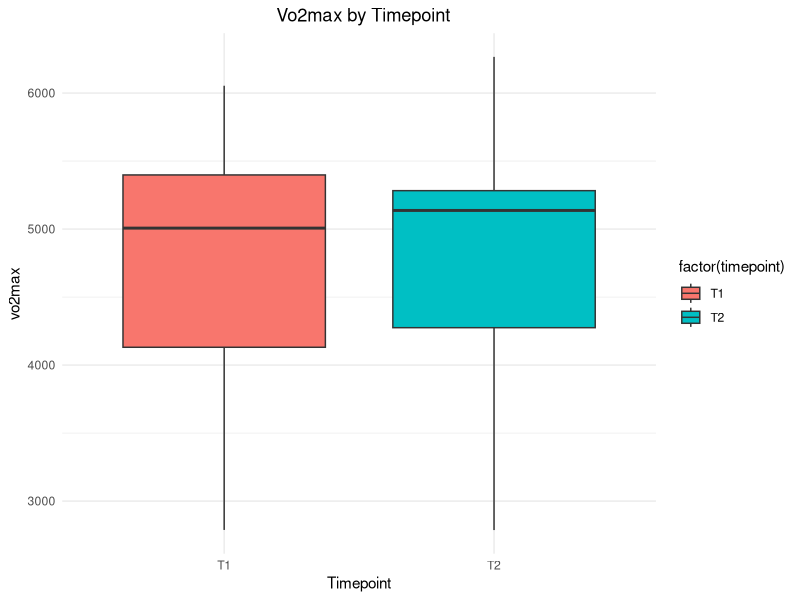

Source code (R):
## ---- chunk 1
library(ggplot2)
library(readxl)
data <- read_excel("Fysologisk testing.xlsx")

ggplot(data, aes(x = factor(timepoint), y = vo2max, fill = factor(timepoint))) +
  geom_boxplot() +
  labs(title = "Vo2max by Timepoint",
       x = "Timepoint",
       y = "vo2max") +
  theme_minimal() +
theme(plot.title = element_text(hjust = 0.51)) +
  
  ggtitle("Vo2max by Timepoint") 

echo=FALSE
## ---- chunk 2
library(readxl)
library(dplyr)

data <- read_excel("Fysologisk testing.xlsx")


summary_table <- data %>%
  summarise(
    Variabel = "Alder",
    Gjennomsnitt = mean(age),
    Standardavvik = sd(age),
    Median = median(age),
    Minimum = min(age),
    Maksimum = max(age)
  ) %>%
  bind_rows(data %>%
              summarise(
                Variabel = "Bodyheight",
                Gjennomsnitt = mean(bodyheight),
                Standardavvik = sd(bodyheight),
                Median = median(bodyheight),
                Minimum = min(bodyheight),
                Maksimum = max(bodyheight)
              )) %>%
  bind_rows(data %>%
              summarise(
                Variabel = "Vekt",
                Gjennomsnitt = mean(vekt),
                Standardavvik = sd(vekt),
                Median = median(vekt),
                Minimum = min(vekt),
                Maksimum = max(vekt)
              )) %>%
  bind_rows(data %>%
              summarise(
                Variabel = "Vo2max",
                Gjennomsnitt = mean(vo2max),
                Standardavvik = sd(vo2max),
                Median = median(vo2max),
                Minimum = min(vo2max),
                Maksimum = max(vo2max)
              )) %>%
  bind_rows(data %>%
              summarise(
                Variabel = "w.max",
                Gjennomsnitt = mean(w.max),
                Standardavvik = sd(w.max),
                Median = median(w.max),
                Minimum = min(w.max),
                Maksimum = max(w.max)
              )) %>%
  bind_rows(data %>%
              summarise(
                Variabel = "MAOD.a",
                Gjennomsnitt = mean(MAOD.a),
                Standardavvik = sd(MAOD.a),
                Median = median(MAOD.a),
                Minimum = min(MAOD.a),
                Maksimum = max(MAOD.a)
              ))


print(summary_table)
## ---- chunk 3
library(readxl)
library(dplyr)

data <- read_excel("Fysologisk testing.xlsx")

cv_results <- data %>%
  group_by(id) %>%
  summarize(cv_vo2max = sd(vo2max, na.rm = TRUE) / mean(vo2max, na.rm = TRUE) * 100)

mean_cv <- mean(cv_results$cv_vo2max, na.rm = TRUE)

cv_wmax_results <- data %>%
  group_by(id) %>%
  summarize(cv_wmax = sd(w.max, na.rm = TRUE) / mean(w.max, na.rm = TRUE) * 100)

mean_cv_wmax <- mean(cv_wmax_results$cv_wmax, na.rm = TRUE)

cv_maoda_results <- data %>%
  group_by(id) %>%
  summarize(cv_maoda = sd(MAOD.a, na.rm = TRUE) / mean(MAOD.a, na.rm = TRUE) * 100)

mean_cv_maoda <- mean(cv_maoda_results$cv_maoda, na.rm = TRUE)

std_dev_by_id <- data %>%
  group_by(id) %>%
  summarize(std_dev_vo2max = sd(vo2max))

for (i in 1:nrow(std_dev_by_id)) {
  std_dev_by_id$std_dev_vo2max[i] <- std_dev_by_id$std_dev_vo2max[i] * 0.2
}

std_dev_by_id$std_dev_vo2max_0.2 <- std_dev_by_id$std_dev_vo2max * 0.2  # Legg til kolonnen

mean_std_dev <- mean(std_dev_by_id$std_dev_vo2max)

mean_std_dev_0.2 <- mean(std_dev_by_id$std_dev_vo2max_0.2)

std_dev_wmax_by_id <- aggregate(data$w.max, by = list(data$id), FUN = function(x) sd(x) * 0.2)

colnames(std_dev_wmax_by_id) <- c("ID", "std_dev_wmax_0.2")

mean_std_dev_wmax_0.2 <- mean(std_dev_wmax_by_id$std_dev_wmax_0.2)

std_dev_maod_a_by_id <- aggregate(data$MAOD.a, by = list(data$id), FUN = function(x) sd(x) * 0.2)

colnames(std_dev_maod_a_by_id) <- c("ID", "std_dev_MAODa_0.2")

mean_std_dev_MAODa_0.2 <- mean(std_dev_maod_a_by_id$std_dev_MAODa_0.2)

mean_std_dev_MAOD_a_by_id <- mean(data$std_dev_MAODa_0.2, na.rm = TRUE)

data <- na.omit(data)

mean_std_dev_MAODa_0.2 <- mean(data$std_dev_MAODa_0.2)

data <- data %>%
  group_by(id) %>%
  mutate(std_dev_MAODa_0.2 = sd(MAOD.a) * 0.2)

mean_std_dev_MAODa_0.2 <- mean(data$std_dev_MAODa_0.2, na.rm = TRUE)

result_table <- data.frame(
  Variable = c("VO2max", "W.max", "MAOD.a"),
  `Mean Coef. of Variation (0.2)` = c(mean_cv, mean_cv_wmax, mean_cv_maoda),
  `Mean Std. Deviation (0.2)` = c(mean_std_dev, mean_std_dev_wmax_0.2, mean_std_dev_MAODa_0.2)
)

result_table$Variable <- gsub("^\\d+\\.?\\d*\\s*", "", result_table$Variable)

result_table <- result_table[!(result_table$Variable %in% c("MAOD.a (after NA removal)", "MAOD.a (after calculation)")), ]

rownames(result_table) <- NULL

colnames(result_table) <- c("Variable", "Mean Coef. of Variation (0.2)", "Mean Std. Deviation (0.2)")

print(result_table)

